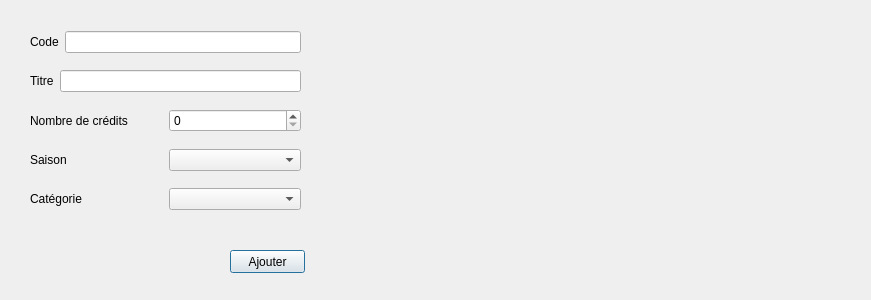
<?xml version="1.0" encoding="UTF-8"?>
<ui version="4.0">
 <class>UVAddDialog</class>
 <widget class="QDialog" name="UVAddDialog">
  <property name="geometry">
   <rect>
    <x>0</x>
    <y>0</y>
    <width>871</width>
    <height>300</height>
   </rect>
  </property>
  <property name="windowTitle">
   <string>Dialog</string>
  </property>
  <widget class="QPushButton" name="insertUV">
   <property name="geometry">
    <rect>
     <x>230</x>
     <y>250</y>
     <width>75</width>
     <height>23</height>
    </rect>
   </property>
   <property name="text">
    <string>Ajouter</string>
   </property>
  </widget>
  <widget class="QLabel" name="test">
   <property name="geometry">
    <rect>
     <x>10</x>
     <y>270</y>
     <width>841</width>
     <height>20</height>
    </rect>
   </property>
   <property name="font">
    <font>
     <pointsize>12</pointsize>
    </font>
   </property>
   <property name="text">
    <string/>
   </property>
  </widget>
  <widget class="QWidget" name="layoutWidget">
   <property name="geometry">
    <rect>
     <x>30</x>
     <y>20</y>
     <width>271</width>
     <height>201</height>
    </rect>
   </property>
   <layout class="QVBoxLayout" name="verticalLayout">
    <item>
     <layout class="QHBoxLayout" name="horizontalLayout_5">
      <item>
       <widget class="QLabel" name="code">
        <property name="text">
         <string>Code</string>
        </property>
       </widget>
      </item>
      <item>
       <widget class="QLineEdit" name="codeLine"/>
      </item>
     </layout>
    </item>
    <item>
     <layout class="QHBoxLayout" name="horizontalLayout_4">
      <item>
       <widget class="QLabel" name="titre">
        <property name="text">
         <string>Titre</string>
        </property>
       </widget>
      </item>
      <item>
       <widget class="QLineEdit" name="titreLine"/>
      </item>
     </layout>
    </item>
    <item>
     <layout class="QHBoxLayout" name="horizontalLayout_3">
      <item>
       <widget class="QLabel" name="label_3">
        <property name="text">
         <string>Nombre de crédits</string>
        </property>
       </widget>
      </item>
      <item>
       <widget class="QSpinBox" name="nbCreditspinBox">
        <property name="minimum">
         <number>0</number>
        </property>
        <property name="maximum">
         <number>6</number>
        </property>
       </widget>
      </item>
     </layout>
    </item>
    <item>
     <layout class="QHBoxLayout" name="horizontalLayout_2">
      <item>
       <widget class="QLabel" name="saison">
        <property name="text">
         <string>Saison</string>
        </property>
       </widget>
      </item>
      <item>
       <widget class="QComboBox" name="saisonComb"/>
      </item>
     </layout>
    </item>
    <item>
     <layout class="QHBoxLayout" name="horizontalLayout">
      <item>
       <widget class="QLabel" name="categorie">
        <property name="text">
         <string>Catégorie</string>
        </property>
       </widget>
      </item>
      <item>
       <widget class="QComboBox" name="categorieComb"/>
      </item>
     </layout>
    </item>
   </layout>
  </widget>
 </widget>
 <resources/>
 <connections/>
</ui>
